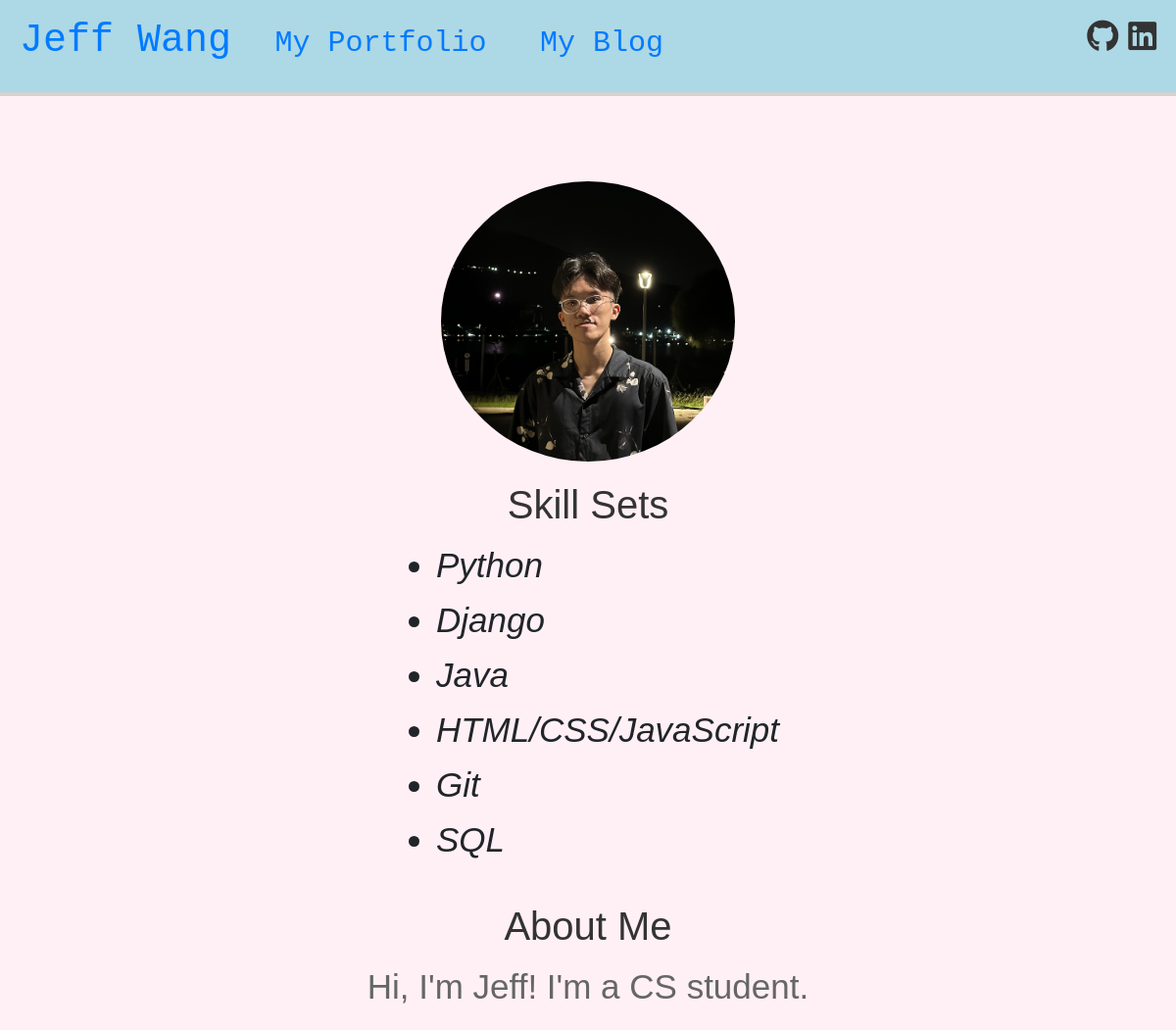
The page / on the database its author committed.
### homepage/models.py (models this page shows)
class Home(models.Model):
    image = models.FilePathField(path="/img")
    description = models.TextField()
    skills = models.TextField()

### homepage/views.py (the view)
# urls.py: path('', views.index_view, name='index'),
def index_view(request):
    home = Home.objects.get()
    context = {
        'home': home
    }
    return render(request, 'index.html', context)

### homepage/templates/index.html (shortened to what this page needs)
{% extends "base.html" %} {% load static %} {% block page_content %}
<div class="container">
  <div>
    <img
      class="profile-pic"
      src="{% static home.image %}"
      alt="Profile Picture"
    />
  </div>
  <div class="skillset">
    <h2>Skill Sets</h2>
    <ul>
      <li>Python</li>
      <li>Django</li>
      <li>Java</li>
      <li>HTML/CSS/JavaScript</li>
      <li>Git</li>
      <li>SQL</li>
    </ul>
  </div>
  <div>
    <h2>About Me</h2>
    <p>{{home.description}}</p>
  </div>
</div>
{% endblock %}

### personal_portfolio/templates/base.html (style rules this page uses)
.container { display: flex; flex-direction: column; align-items: center; justify-content: center; height: 100vh; }
.profile-pic { max-width: 300px; border-radius: 50%; margin-top: 200px; margin-bottom: 20px; }
.skillset { margin-bottom: 20px; }
ul, li { font-size: 35px; font-style: italic; font-weight: normal; }
p { font-size: 35px; color: #666; }

### homepage/templates/index.html (style rules this page uses)
.container { display: flex; flex-direction: column; align-items: center; justify-content: center; height: 100vh; }
.profile-pic { max-width: 300px; border-radius: 50%; margin-top: 200px; margin-bottom: 20px; }
.skillset { margin-bottom: 20px; }
h2 { color: #333; font-size: 40px; margin-bottom: 10px; text-align: center; }
ul, li { font-size: 35px; font-style: italic; font-weight: normal; }
p { font-size: 35px; color: #666; }

### rows shown on the page
Home: image (picture), description "Hi, I'm Jeff! I'm a CS student."
